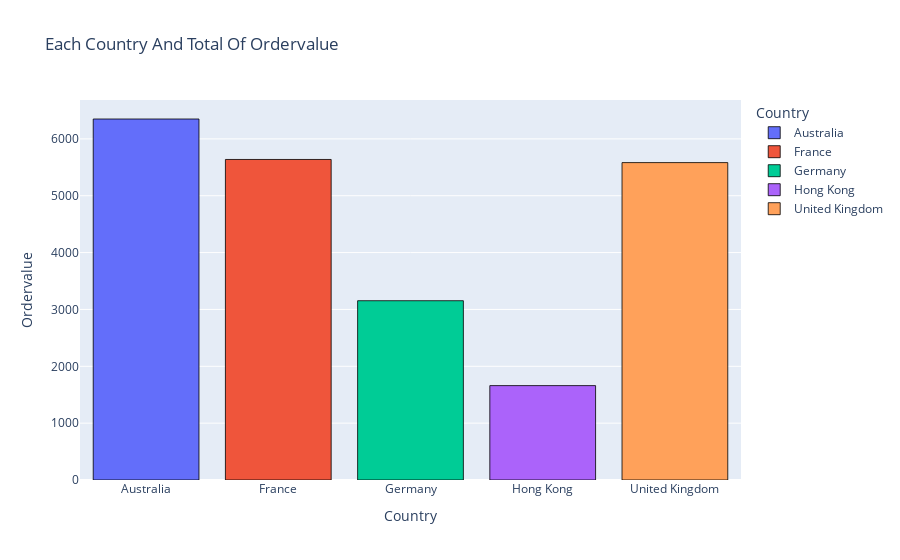

The notebook cell saved with this chart:
### Code cell
fig = px.bar(df_EDA.groupby('country')['ordervalue'].sum().reset_index(), x='country',
             y='ordervalue', color='country', title='Each Country And Total Of Ordervalue',
             labels={'country':'Country', 'ordervalue':'Ordervalue'})
fig.update_traces(marker_line_color = 'black', marker_line_width = 0.8)
fig.show()

### Figure 1 — Plotly figure (JSON) as saved in the notebook; plotly's stock layout.template omitted (floating-point values rounded to 4 significant figures)
{"data": [{"alignmentgroup": "True", "hovertemplate": "Country=%{x}<br>Ordervalue=%{y}<extra></extra>", "legendgroup": "Australia", "marker": {"color": "#636efa", "line": {"color": "black", "width": 0.8}, "pattern": {"shape": ""}}, "name": "Australia", "offsetgroup": "Australia", "orientation": "v", "showlegend": true, "textposition": "auto", "type": "bar", "x": ["Australia"], "xaxis": "x", "y": [6350.0], "yaxis": "y"}, {"alignmentgroup": "True", "hovertemplate": "Country=%{x}<br>Ordervalue=%{y}<extra></extra>", "legendgroup": "France", "marker": {"color": "#EF553B", "line": {"color": "black", "width": 0.8}, "pattern": {"shape": ""}}, "name": "France", "offsetgroup": "France", "orientation": "v", "showlegend": true, "textposition": "auto", "type": "bar", "x": ["France"], "xaxis": "x", "y": [5638.0], "yaxis": "y"}, {"alignmentgroup": "True", "hovertemplate": "Country=%{x}<br>Ordervalue=%{y}<extra></extra>", "legendgroup": "Germany", "marker": {"color": "#00cc96", "line": {"color": "black", "width": 0.8}, "pattern": {"shape": ""}}, "name": "Germany", "offsetgroup": "Germany", "orientation": "v", "showlegend": true, "textposition": "auto", "type": "bar", "x": ["Germany"], "xaxis": "x", "y": [3154.0], "yaxis": "y"}, {"alignmentgroup": "True", "hovertemplate": "Country=%{x}<br>Ordervalue=%{y}<extra></extra>", "legendgroup": "Hong Kong", "marker": {"color": "#ab63fa", "line": {"color": "black", "width": 0.8}, "pattern": {"shape": ""}}, "name": "Hong Kong", "offsetgroup": "Hong Kong", "orientation": "v", "showlegend": true, "textposition": "auto", "type": "bar", "x": ["Hong Kong"], "xaxis": "x", "y": [1660.0], "yaxis": "y"}, {"alignmentgroup": "True", "hovertemplate": "Country=%{x}<br>Ordervalue=%{y}<extra></extra>", "legendgroup": "United Kingdom", "marker": {"color": "#FFA15A", "line": {"color": "black", "width": 0.8}, "pattern": {"shape": ""}}, "name": "United Kingdom", "offsetgroup": "United Kingdom", "orientation": "v", "showlegend": true, "textposition": "auto", "type": "bar", "x": ["United Kingdom"], "xaxis": "x", "y": [5583.0], "yaxis": "y"}], "layout": {"barmode": "relative", "legend": {"title": {"text": "Country"}, "tracegroupgap": 0}, "title": {"text": "Each Country And Total Of Ordervalue"}, "xaxis": {"anchor": "y", "categoryarray": ["Australia", "France", "Germany", "Hong Kong", "United Kingdom"], "categoryorder": "array", "domain": [0, 1], "title": {"text": "Country"}}, "yaxis": {"anchor": "x", "domain": [0, 1], "title": {"text": "Ordervalue"}}}}
